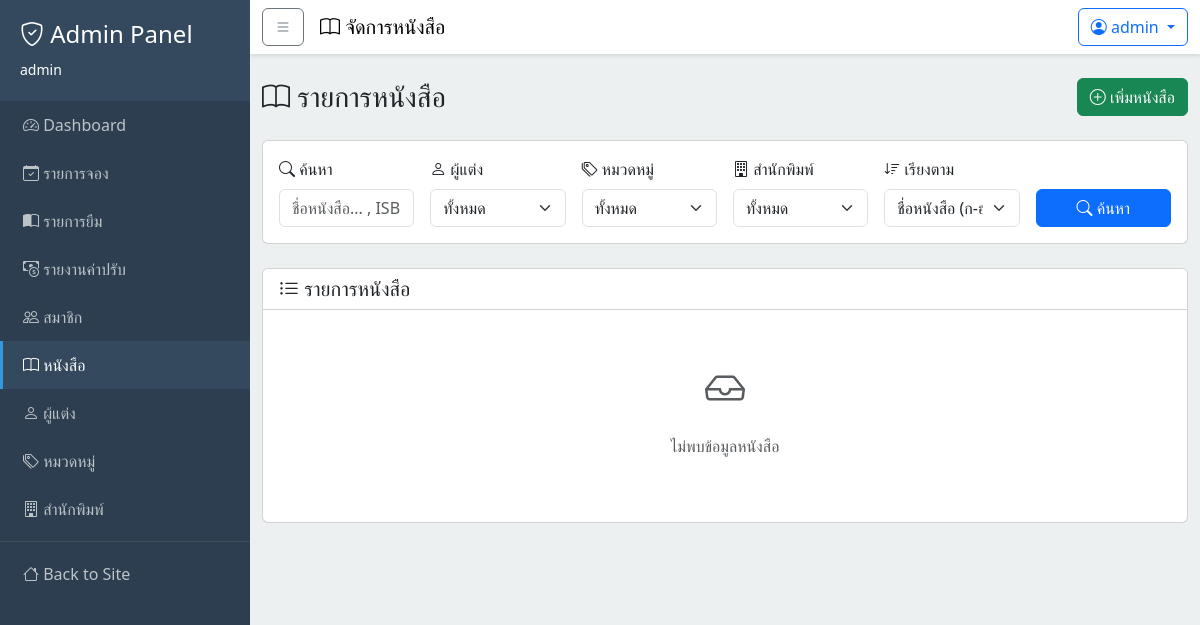
Before: /dashboard/books/ (signed in) with the older database file.
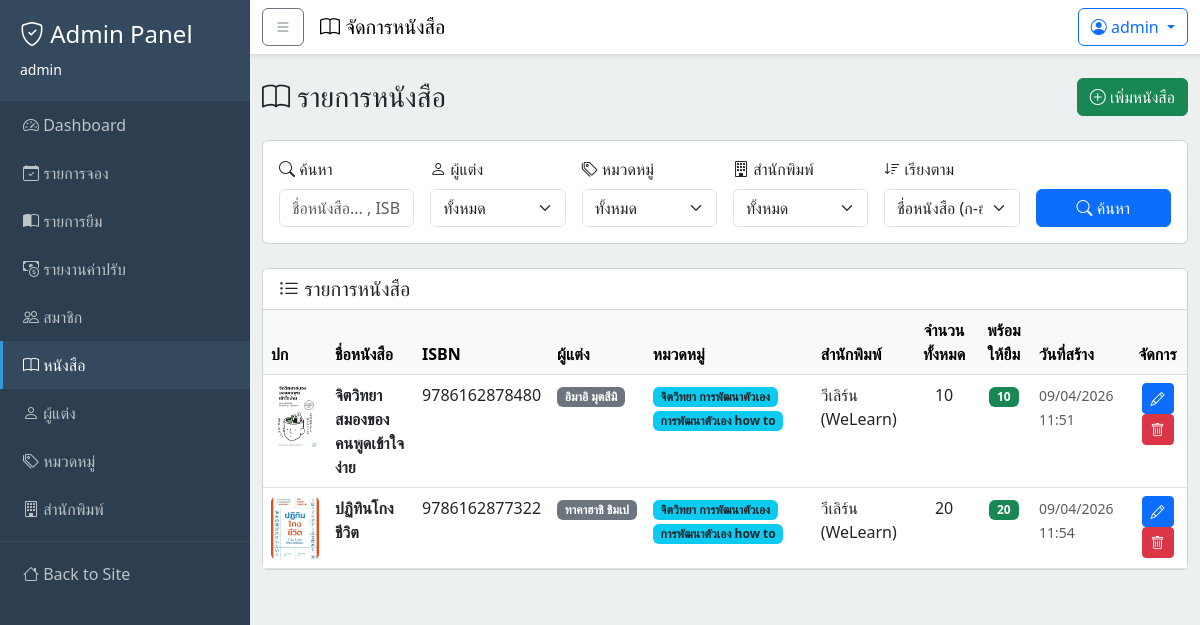
After: the same page with the newer database file.
### books/models.py (models this page shows, shortened)
class Book(models.Model):
    id = models.AutoField(primary_key=True)
    title = models.CharField(max_length=255)
    isbn = models.CharField(
        max_length=13,
        unique=True,
        null=False,
        blank=False,
    )
    description = models.TextField(null=True, blank=True)
    image_url = models.ImageField(
        upload_to="books/covers/",
        max_length=255,
        null=True,
        blank=True,
    )
    total_quantity = models.IntegerField(default=0)
    available_quantity = models.IntegerField(default=0)
    publish_year = models.IntegerField(null=True, blank=True)
    publisher = models.ForeignKey(
        Publisher,
        on_delete=models.SET_NULL,
        null=True,
        blank=True,
        related_name='books',
    )
    authors = models.ManyToManyField(
        Author,
        through="BookAuthor",
        related_name="books",
    )
    categories = models.ManyToManyField(
        Category,
        through="BookCategory",
        related_name="books",
    )
    created_at = models.DateTimeField(auto_now_add=True)
    if TYPE_CHECKING:
        hold_items: Manager[HoldItem]
        hold_items: Manager[HoldItem]
        loan_items: Manager[LoanItem]
    class Meta:
        db_table = "books"
        verbose_name = "Book"
        verbose_name_plural = "Books"
        constraints = [
            models.CheckConstraint(
                check=Q(total_quantity__gte=0),
                name="check_books_total_quantity_gte_0",
            ),
            models.CheckConstraint(
                check=Q(available_quantity__gte=0),
                name="check_books_available_quantity_gte_0",
            ),
            models.CheckConstraint(
                check=Q(publish_year__isnull=True) | Q(publish_year__gte=0),
                name="check_books_publish_year_gte_0_or_null",
            ),
        ]

class Author(models.Model):
    id = models.AutoField(primary_key=True)
    name = models.CharField(max_length=255)
    created_at = models.DateTimeField(auto_now_add=True)
    if TYPE_CHECKING:
        books: Manager["Book"]
    class Meta:
        db_table = "authors"
        verbose_name = "Author"
        verbose_name_plural = "Authors"

class Category(models.Model):
    id = models.AutoField(primary_key=True)
    name = models.CharField(max_length=255, unique=True)
    created_at = models.DateTimeField(auto_now_add=True)
    if TYPE_CHECKING:
        books: Manager["Book"]
    class Meta:
        db_table = "categories"
        verbose_name = "Category"
        verbose_name_plural = "Categories"

class Publisher(models.Model):
    id = models.AutoField(primary_key=True)
    name = models.CharField(max_length=255, unique=True)
    created_at = models.DateTimeField(auto_now_add=True)
    if TYPE_CHECKING:
        books: Manager["Book"]
    class Meta:
        db_table = "publishers"
        verbose_name = "Publisher"
        verbose_name_plural = "Publishers"

### books/views.py (the view)
# urls.py: path('dashboard/books/', views.dashboard_books_view, name='dashboard_books'),
@staff_member_required
def dashboard_books_view(request):
    books = Book.objects.all().select_related('publisher').prefetch_related('authors', 'categories')
    search_query = request.GET.get('search', '').strip()
    if search_query:
        books = books.filter(
            Q(title__icontains=search_query) |
            Q(isbn__icontains=search_query)
        )
    author_id = request.GET.get('author', '').strip()
    if author_id:
        books = books.filter(authors__id=author_id)
    category_id = request.GET.get('category', '').strip()
    if category_id:
        books = books.filter(categories__id=category_id)
    publisher_id = request.GET.get('publisher', '').strip()
    if publisher_id:
        books = books.filter(publisher__id=publisher_id)
    sort_by = request.GET.get('sort', 'title').strip()
    allowed_sorts = {
        'title': 'title',
        '-title': '-title',
        '-created_at': '-created_at',
        'created_at': 'created_at',
        '-available_quantity': '-available_quantity',
        'available_quantity': 'available_quantity',
        '-total_quantity': '-total_quantity',
        'total_quantity': 'total_quantity',
        '-publish_year': '-publish_year',
        'publish_year': 'publish_year',
    }
    sort_order = allowed_sorts.get(sort_by, 'title')
    books = books.order_by(sort_order).distinct()
    paginator = Paginator(books, 10)
    page_number = request.GET.get('page')
    page_obj = paginator.get_page(page_number)
    authors = Author.objects.all().order_by('name')
    categories = Category.objects.all().order_by('name')
    publishers = Publisher.objects.all().order_by('name')
    context = {
        'page_obj': page_obj,
        'authors': authors,
        'categories': categories,
        'publishers': publishers,
        'search_query': search_query,
        'selected_author': author_id,
        'selected_category': category_id,
        'selected_publisher': publisher_id,
        'sort_by': sort_by,
    }
    return render(request, 'dashboard/books/list.html', context)

### books/cart.py (called while the page is built)
    def count(self):
        return len(self.cart)

### books/context_processors.py (called while the page is built)
def cart_context(request):
    cart = Cart(request)
    return {
        'cart_count': cart.count()
    }

### templates/dashboard/books/list.html (shortened to what the changed rows need)
{% extends "base_admin.html" %}
{% block content %}
    <div class="card">
        <div class="card-body p-0">
            {% if page_obj.object_list %}
                <div class="table-responsive">
                    <table class="table table-hover mb-0">
                        <thead class="table-light">
                            <tr>
                                <th>ปก</th>
                                <th>ชื่อหนังสือ</th>
                                <th>ISBN</th>
                                <th>ผู้แต่ง</th>
                                <th>หมวดหมู่</th>
                                <th>สำนักพิมพ์</th>
                                <th class="text-center">จำนวนทั้งหมด</th>
                                <th class="text-center">พร้อมให้ยืม</th>
                                <th>วันที่สร้าง</th>
                                <th class="text-center">จัดการ</th>
                            </tr>
                        </thead>
                        <tbody>
                            {% for book in page_obj %}
                                <tr>
                                    <td>
                                        {% if book.image_url %}
                                            <img src="{{ book.image_url.url }}"
                                                 alt="cover"
                                                 class="rounded book-cover-thumb"
                                                 width="48"
                                                 height="64">
                                        {% else %}
                                            <span class="text-muted"><i class="bi bi-image"></i></span>
                                        {% endif %}
                                    </td>
                                    <td>
                                        <strong>{{ book.title }}</strong>
                                    </td>
                                    <td>{{ book.isbn|default:'-' }}</td>
                                    <td>
                                        {% for author in book.authors.all %}
                                            <span class="badge bg-secondary">{{ author.name }}</span>
                                            {% empty %}<span class="text-muted">-</span>
                                        {% endfor %}
                                    </td>
                                    <td>
                                        {% for category in book.categories.all %}
                                            <span class="badge bg-info text-dark">{{ category.name }}</span>
                                            {% empty %}<span class="text-muted">-</span>
                                        {% endfor %}
                                    </td>
                                    <td>{{ book.publisher.name|default:'-' }}</td>
                                    <td class="text-center">{{ book.total_quantity }}</td>
                                    <td class="text-center">
                                        {% if book.available_quantity > 0 %}
                                            <span class="badge bg-success">{{ book.available_quantity }}</span>
                                        {% else %}
                                            <span class="badge bg-danger">0</span>
                                        {% endif %}
                                    </td>
                                    <td>
                                        <small class="text-muted">{{ book.created_at|date:"d/m/Y H:i" }}</small>
                                    </td>
                                    <td class="text-center">
                                        <a href="{% url 'books:dashboard_book_form_id' book.id %}"
                                           class="btn btn-sm btn-primary"
                                           title="แก้ไข"><i class="bi bi-pencil"></i></a>
                                        <form method="post"
                                              action="{% url 'books:dashboard_book_delete' book.id %}"
                                              class="d-inline"
                                              onsubmit="return confirm('ต้องการลบหนังสือ &quot;{{ book.title }}&quot; หรือไม่?');">
                                            <button type="submit" class="btn btn-sm btn-danger" title="ลบ">
                                                <i class="bi bi-trash"></i>
                                            </button>
                                        </form>
                                    </td>
                                </tr>
                            {% endfor %}
                        </tbody>
                    </table>
                </div>
            {% else %}
                <div class="text-center py-5">
                    <i class="bi bi-inbox fs-1 text-muted"></i>
                    <p class="text-muted mt-3">ไม่พบข้อมูลหนังสือ</p>
                </div>
            {% endif %}
        </div>
    </div>
{% endblock content %}

Changed rows visible on the page:
added Book: image_url (picture), title "จิตวิทยาสมองของคนพูดเข้าใจง่าย", isbn "9786162878480", publisher.name "วีเลิร์น (WeLearn)", total_quantity "10", available_quantity "10", created_at "09/04/2026 11:51"
added Author: name "อิมาอิ มุตสึมิ", shown under "จิตวิทยาสมองของคนพูดเข้าใจง่าย"
added Category: name "จิตวิทยา การพัฒนาตัวเอง"
added Category: name "การพัฒนาตัวเอง how to"
added Book: image_url (picture), title "ปฏิทินโกงชีวิต", isbn "9786162877322", publisher.name "วีเลิร์น (WeLearn)", total_quantity "20", available_quantity "20", created_at "09/04/2026 11:54"
added Author: name "ทาคาฮาชิ ชิมเป", shown under "ปฏิทินโกงชีวิต"
Other visible differences:
text no longer shown: "ไม่พบข้อมูลหนังสือ"
text now shown: "ปก ชื่อหนังสือ ISBN ผู้แต่ง หมวดหมู่ สำนักพิมพ์ จำนวนทั้งหมด พร้อมให้ยืม วันที่สร้าง จัดการ"
